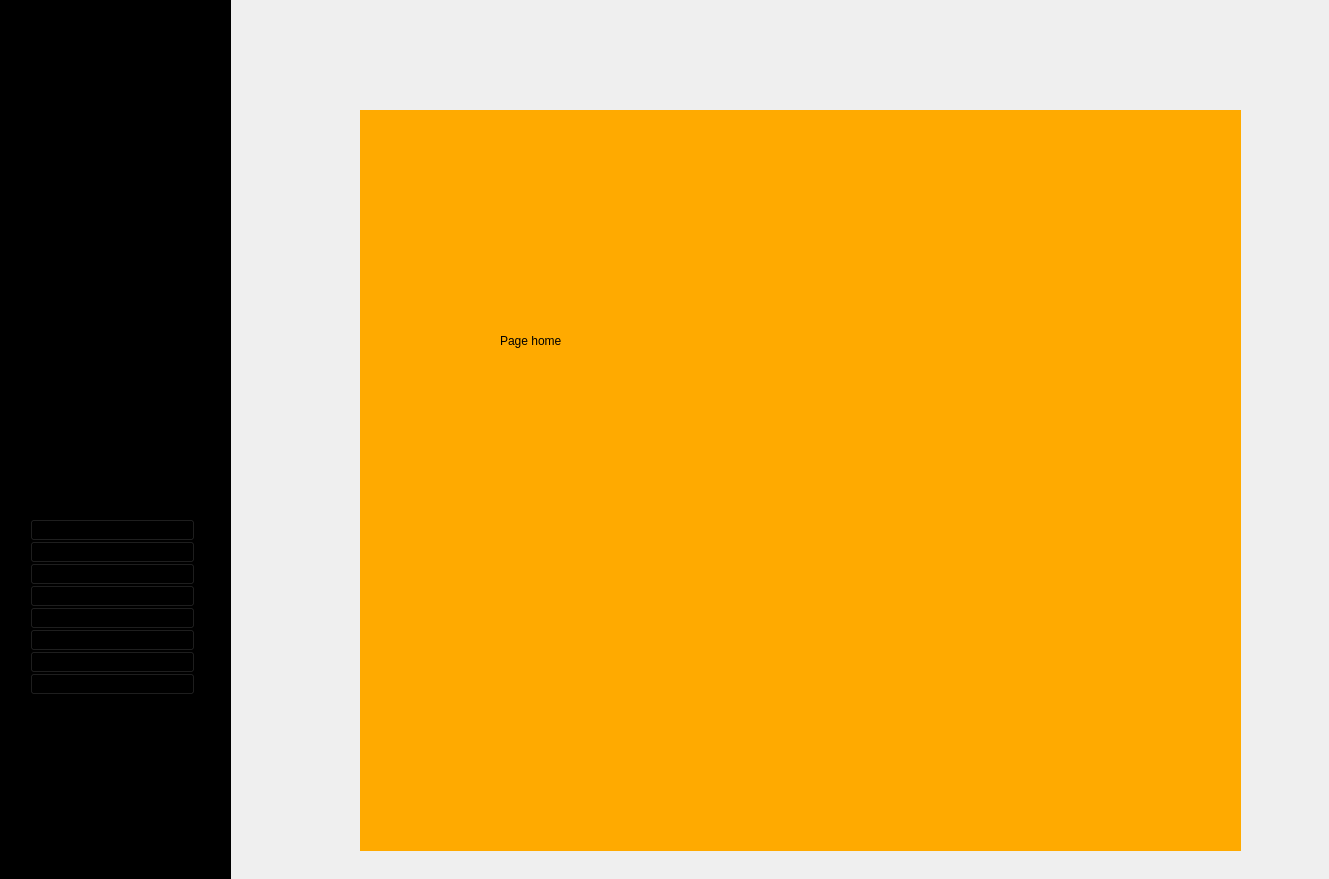
<?xml version="1.0" encoding="UTF-8"?>
<ui version="4.0">
 <class>MainWindow</class>
 <widget class="QMainWindow" name="MainWindow">
  <property name="geometry">
   <rect>
    <x>0</x>
    <y>0</y>
    <width>1329</width>
    <height>879</height>
   </rect>
  </property>
  <property name="windowTitle">
   <string>MainWindow</string>
  </property>
  <widget class="QWidget" name="centralwidget">
   <widget class="QWidget" name="icons" native="true">
    <property name="geometry">
     <rect>
      <x>0</x>
      <y>0</y>
      <width>231</width>
      <height>881</height>
     </rect>
    </property>
    <property name="styleSheet">
     <string notr="true">QWidget{
	background-color: rgb(0, 0, 0);
}</string>
    </property>
    <widget class="QWidget" name="layoutWidget">
     <property name="geometry">
      <rect>
       <x>30</x>
       <y>110</y>
       <width>175</width>
       <height>1426</height>
      </rect>
     </property>
     <layout class="QVBoxLayout" name="verticalLayout_2">
      <property name="spacing">
       <number>0</number>
      </property>
      <property name="rightMargin">
       <number>10</number>
      </property>
      <item>
       <layout class="QVBoxLayout" name="verticalLayout">
        <property name="spacing">
         <number>0</number>
        </property>
        <item>
         <widget class="QPushButton" name="btn_home">
          <property name="autoFillBackground">
           <bool>false</bool>
          </property>
          <property name="text">
           <string/>
          </property>
          <property name="icon">
           <iconset>
            <normaloff>../res/home3.png</normaloff>../res/home3.png</iconset>
          </property>
          <property name="iconSize">
           <size>
            <width>150</width>
            <height>150</height>
           </size>
          </property>
         </widget>
        </item>
        <item>
         <widget class="QPushButton" name="btn_users">
          <property name="autoFillBackground">
           <bool>false</bool>
          </property>
          <property name="text">
           <string/>
          </property>
          <property name="icon">
           <iconset>
            <normaloff>../res/users4.jpg</normaloff>../res/users4.jpg</iconset>
          </property>
          <property name="iconSize">
           <size>
            <width>150</width>
            <height>150</height>
           </size>
          </property>
         </widget>
        </item>
        <item>
         <widget class="QPushButton" name="btn_querys">
          <property name="autoFillBackground">
           <bool>false</bool>
          </property>
          <property name="text">
           <string/>
          </property>
          <property name="icon">
           <iconset>
            <normaloff>../res/querys3.png</normaloff>../res/querys3.png</iconset>
          </property>
          <property name="iconSize">
           <size>
            <width>150</width>
            <height>150</height>
           </size>
          </property>
         </widget>
        </item>
        <item>
         <widget class="QPushButton" name="btn_restaurants">
          <property name="autoFillBackground">
           <bool>false</bool>
          </property>
          <property name="text">
           <string/>
          </property>
          <property name="icon">
           <iconset>
            <normaloff>../res/restaurants4.png</normaloff>../res/restaurants4.png</iconset>
          </property>
          <property name="iconSize">
           <size>
            <width>150</width>
            <height>150</height>
           </size>
          </property>
         </widget>
        </item>
        <item>
         <widget class="QPushButton" name="btn_dishes">
          <property name="autoFillBackground">
           <bool>false</bool>
          </property>
          <property name="text">
           <string/>
          </property>
          <property name="icon">
           <iconset>
            <normaloff>../res/dish3.png</normaloff>../res/dish3.png</iconset>
          </property>
          <property name="iconSize">
           <size>
            <width>150</width>
            <height>150</height>
           </size>
          </property>
         </widget>
        </item>
        <item>
         <widget class="QPushButton" name="btn_delivery">
          <property name="autoFillBackground">
           <bool>false</bool>
          </property>
          <property name="text">
           <string/>
          </property>
          <property name="icon">
           <iconset>
            <normaloff>../res/delivery3.png</normaloff>../res/delivery3.png</iconset>
          </property>
          <property name="iconSize">
           <size>
            <width>150</width>
            <height>150</height>
           </size>
          </property>
         </widget>
        </item>
        <item>
         <widget class="QPushButton" name="btn_orders">
          <property name="autoFillBackground">
           <bool>false</bool>
          </property>
          <property name="text">
           <string/>
          </property>
          <property name="icon">
           <iconset>
            <normaloff>../res/orders3.png</normaloff>../res/orders3.png</iconset>
          </property>
          <property name="iconSize">
           <size>
            <width>150</width>
            <height>150</height>
           </size>
          </property>
         </widget>
        </item>
        <item>
         <widget class="QPushButton" name="btn_orderDetails">
          <property name="autoFillBackground">
           <bool>false</bool>
          </property>
          <property name="text">
           <string/>
          </property>
          <property name="icon">
           <iconset>
            <normaloff>../res/orderDetails3.png</normaloff>../res/orderDetails3.png</iconset>
          </property>
          <property name="iconSize">
           <size>
            <width>150</width>
            <height>150</height>
           </size>
          </property>
         </widget>
        </item>
       </layout>
      </item>
      <item>
       <widget class="QPushButton" name="btn_exit">
        <property name="autoFillBackground">
         <bool>false</bool>
        </property>
        <property name="text">
         <string/>
        </property>
        <property name="icon">
         <iconset>
          <normaloff>../res/exit.jpg</normaloff>../res/exit.jpg</iconset>
        </property>
        <property name="iconSize">
         <size>
          <width>150</width>
          <height>150</height>
         </size>
        </property>
       </widget>
      </item>
     </layout>
    </widget>
    <widget class="QLabel" name="label">
     <property name="geometry">
      <rect>
       <x>60</x>
       <y>10</y>
       <width>101</width>
       <height>71</height>
      </rect>
     </property>
     <property name="text">
      <string/>
     </property>
     <property name="pixmap">
      <pixmap>../res/logo3.png</pixmap>
     </property>
    </widget>
   </widget>
   <widget class="QWidget" name="main_screen" native="true">
    <property name="geometry">
     <rect>
      <x>360</x>
      <y>110</y>
      <width>881</width>
      <height>741</height>
     </rect>
    </property>
    <property name="styleSheet">
     <string notr="true">background-color: rgb(255, 170, 0);</string>
    </property>
    <widget class="QStackedWidget" name="stackedWidget">
     <property name="geometry">
      <rect>
       <x>30</x>
       <y>20</y>
       <width>841</width>
       <height>701</height>
      </rect>
     </property>
     <property name="currentIndex">
      <number>0</number>
     </property>
     <widget class="QWidget" name="page_home">
      <widget class="QLabel" name="label_2">
       <property name="geometry">
        <rect>
         <x>110</x>
         <y>150</y>
         <width>251</width>
         <height>121</height>
        </rect>
       </property>
       <property name="text">
        <string>Page home</string>
       </property>
      </widget>
     </widget>
     <widget class="QWidget" name="page_consultas">
      <widget class="QLabel" name="users_tittle_2">
       <property name="geometry">
        <rect>
         <x>20</x>
         <y>0</y>
         <width>141</width>
         <height>51</height>
        </rect>
       </property>
       <property name="font">
        <font>
         <family>Segoe UI</family>
         <pointsize>30</pointsize>
         <bold>true</bold>
        </font>
       </property>
       <property name="text">
        <string>Querys</string>
       </property>
      </widget>
      <widget class="QLabel" name="users_management_2">
       <property name="geometry">
        <rect>
         <x>30</x>
         <y>60</y>
         <width>221</width>
         <height>21</height>
        </rect>
       </property>
       <property name="font">
        <font>
         <family>Segoe UI</family>
         <pointsize>13</pointsize>
        </font>
       </property>
       <property name="text">
        <string>Query Area</string>
       </property>
      </widget>
     </widget>
     <widget class="QWidget" name="page_usuarios">
      <widget class="QTableWidget" name="tabla_users">
       <property name="geometry">
        <rect>
         <x>20</x>
         <y>160</y>
         <width>781</width>
         <height>531</height>
        </rect>
       </property>
       <property name="styleSheet">
        <string notr="true">QHeaderView::section{
	font-weight: bold;
	background-color: black;
	color: white;
}

QTableWidget{
	alternate-background-color: #B0EDFB;
	background-color: #F4F9FA;
}</string>
       </property>
       <property name="alternatingRowColors">
        <bool>true</bool>
       </property>
       <property name="textElideMode">
        <enum>Qt::TextElideMode::ElideMiddle</enum>
       </property>
       <property name="columnCount">
        <number>7</number>
       </property>
       <attribute name="horizontalHeaderVisible">
        <bool>true</bool>
       </attribute>
       <attribute name="horizontalHeaderCascadingSectionResizes">
        <bool>false</bool>
       </attribute>
       <attribute name="horizontalHeaderDefaultSectionSize">
        <number>80</number>
       </attribute>
       <attribute name="horizontalHeaderShowSortIndicator" stdset="0">
        <bool>false</bool>
       </attribute>
       <attribute name="horizontalHeaderStretchLastSection">
        <bool>true</bool>
       </attribute>
       <attribute name="verticalHeaderVisible">
        <bool>false</bool>
       </attribute>
       <attribute name="verticalHeaderCascadingSectionResizes">
        <bool>false</bool>
       </attribute>
       <attribute name="verticalHeaderStretchLastSection">
        <bool>false</bool>
       </attribute>
       <column>
        <property name="text">
         <string>Id</string>
        </property>
       </column>
       <column>
        <property name="text">
         <string>Username</string>
        </property>
       </column>
       <column>
        <property name="text">
         <string>Email</string>
        </property>
       </column>
       <column>
        <property name="text">
         <string>Address</string>
        </property>
       </column>
       <column>
        <property name="text">
         <string>Phone</string>
        </property>
       </column>
       <column>
        <property name="text">
         <string>CreationDate</string>
        </property>
       </column>
       <column>
        <property name="text">
         <string>Items</string>
        </property>
       </column>
      </widget>
      <widget class="QLineEdit" name="lineEdit_search_email">
       <property name="geometry">
        <rect>
         <x>530</x>
         <y>100</y>
         <width>271</width>
         <height>35</height>
        </rect>
       </property>
       <property name="minimumSize">
        <size>
         <width>0</width>
         <height>35</height>
        </size>
       </property>
       <property name="maximumSize">
        <size>
         <width>16777215</width>
         <height>35</height>
        </size>
       </property>
       <property name="styleSheet">
        <string notr="true">QLineEdit{
	padding-left: 10px;
	border: 1px solid gray;
	border-radius: 10px;
}
</string>
       </property>
       <property name="placeholderText">
        <string>Search by username or email...</string>
       </property>
      </widget>
      <widget class="QLabel" name="users_management">
       <property name="geometry">
        <rect>
         <x>20</x>
         <y>50</y>
         <width>221</width>
         <height>41</height>
        </rect>
       </property>
       <property name="font">
        <font>
         <family>Segoe UI</family>
         <pointsize>13</pointsize>
        </font>
       </property>
       <property name="text">
        <string>Users management area</string>
       </property>
      </widget>
      <widget class="QLabel" name="users_tittle">
       <property name="geometry">
        <rect>
         <x>20</x>
         <y>0</y>
         <width>121</width>
         <height>51</height>
        </rect>
       </property>
       <property name="font">
        <font>
         <family>Segoe UI</family>
         <pointsize>30</pointsize>
         <bold>true</bold>
        </font>
       </property>
       <property name="text">
        <string>Users</string>
       </property>
      </widget>
      <widget class="QWidget" name="layoutWidget">
       <property name="geometry">
        <rect>
         <x>20</x>
         <y>100</y>
         <width>271</width>
         <height>42</height>
        </rect>
       </property>
       <layout class="QHBoxLayout" name="horizontalLayout_2">
        <property name="spacing">
         <number>10</number>
        </property>
        <item>
         <widget class="QPushButton" name="btn_addUser_2">
          <property name="minimumSize">
           <size>
            <width>0</width>
            <height>40</height>
           </size>
          </property>
          <property name="styleSheet">
           <string notr="true">QPushButton{
	
	background-color: rgb(0, 0, 0);
	color: white;
	border: none;
	border-radius: 8px;
	font-weight: bold;
	font-size: 15px
}

QPushButton:hover {
    background-color: rgb(50, 50, 50);
    cursor: pointer; 
}</string>
          </property>
          <property name="text">
           <string>Add User</string>
          </property>
         </widget>
        </item>
        <item>
         <widget class="QPushButton" name="btn_exportToPDF">
          <property name="minimumSize">
           <size>
            <width>0</width>
            <height>40</height>
           </size>
          </property>
          <property name="styleSheet">
           <string notr="true">QPushButton{
	
	background-color: rgb(218, 29, 29);
	color: white;
	border: none;
	border-radius: 8px;
	font-weight: bold;
	font-size: 15px;
}

QPushButton:hover {
    background-color: rgb(255, 56, 56); 
    cursor: pointer; 
}</string>
          </property>
          <property name="text">
           <string>Export to PDF</string>
          </property>
         </widget>
        </item>
       </layout>
      </widget>
     </widget>
     <widget class="QWidget" name="page_restaurantes">
      <widget class="QTableWidget" name="tabla_restaurants">
       <property name="geometry">
        <rect>
         <x>20</x>
         <y>160</y>
         <width>781</width>
         <height>531</height>
        </rect>
       </property>
       <property name="styleSheet">
        <string notr="true">QHeaderView::section{
	font-weight: bold;
	background-color: black;
	color: white;
}

QTableWidget{
	alternate-background-color: #B0EDFB;
	background-color: #F4F9FA;
}</string>
       </property>
       <property name="alternatingRowColors">
        <bool>true</bool>
       </property>
       <property name="textElideMode">
        <enum>Qt::TextElideMode::ElideMiddle</enum>
       </property>
       <property name="columnCount">
        <number>8</number>
       </property>
       <attribute name="horizontalHeaderVisible">
        <bool>true</bool>
       </attribute>
       <attribute name="horizontalHeaderCascadingSectionResizes">
        <bool>false</bool>
       </attribute>
       <attribute name="horizontalHeaderDefaultSectionSize">
        <number>80</number>
       </attribute>
       <attribute name="horizontalHeaderShowSortIndicator" stdset="0">
        <bool>false</bool>
       </attribute>
       <attribute name="horizontalHeaderStretchLastSection">
        <bool>true</bool>
       </attribute>
       <attribute name="verticalHeaderVisible">
        <bool>false</bool>
       </attribute>
       <attribute name="verticalHeaderCascadingSectionResizes">
        <bool>false</bool>
       </attribute>
       <attribute name="verticalHeaderStretchLastSection">
        <bool>false</bool>
       </attribute>
       <column>
        <property name="text">
         <string>Id</string>
        </property>
       </column>
       <column>
        <property name="text">
         <string>Name</string>
        </property>
       </column>
       <column>
        <property name="text">
         <string>Address</string>
        </property>
       </column>
       <column>
        <property name="text">
         <string>Category</string>
        </property>
       </column>
       <column>
        <property name="text">
         <string>Phone</string>
        </property>
       </column>
       <column>
        <property name="text">
         <string>Schedule</string>
        </property>
       </column>
       <column>
        <property name="text">
         <string>Qualification</string>
        </property>
       </column>
       <column>
        <property name="text">
         <string>Items</string>
        </property>
       </column>
      </widget>
      <widget class="QLineEdit" name="lineEdit_searchByNameCategoryTlfn">
       <property name="geometry">
        <rect>
         <x>530</x>
         <y>100</y>
         <width>271</width>
         <height>35</height>
        </rect>
       </property>
       <property name="minimumSize">
        <size>
         <width>0</width>
         <height>35</height>
        </size>
       </property>
       <property name="maximumSize">
        <size>
         <width>16777215</width>
         <height>35</height>
        </size>
       </property>
       <property name="styleSheet">
        <string notr="true">QLineEdit{
	padding-left: 10px;
	border: 1px solid gray;
	border-radius: 10px;
}
</string>
       </property>
       <property name="placeholderText">
        <string>Search by name, phone, category...</string>
       </property>
      </widget>
      <widget class="QLabel" name="restaurant_management">
       <property name="geometry">
        <rect>
         <x>20</x>
         <y>50</y>
         <width>261</width>
         <height>41</height>
        </rect>
       </property>
       <property name="font">
        <font>
         <pointsize>13</pointsize>
        </font>
       </property>
       <property name="text">
        <string>Restaurants management area</string>
       </property>
      </widget>
      <widget class="QWidget" name="layoutWidget_2">
       <property name="geometry">
        <rect>
         <x>20</x>
         <y>100</y>
         <width>271</width>
         <height>42</height>
        </rect>
       </property>
       <layout class="QHBoxLayout" name="horizontalLayout_6">
        <property name="spacing">
         <number>10</number>
        </property>
        <item>
         <widget class="QPushButton" name="btn_addRestaurant">
          <property name="minimumSize">
           <size>
            <width>0</width>
            <height>40</height>
           </size>
          </property>
          <property name="styleSheet">
           <string notr="true">QPushButton{
	
	background-color: rgb(0, 0, 0);
	color: white;
	border: none;
	border-radius: 8px;
	font-weight: bold;
	font-size: 15px
}

QPushButton:hover {
    background-color: rgb(50, 50, 50);
    cursor: pointer; 
}</string>
          </property>
          <property name="text">
           <string>Add Restaurant</string>
          </property>
         </widget>
        </item>
        <item>
         <widget class="QPushButton" name="btn_exportToPDF_5">
          <property name="minimumSize">
           <size>
            <width>0</width>
            <height>40</height>
           </size>
          </property>
          <property name="styleSheet">
           <string notr="true">QPushButton{
	
	background-color: rgb(218, 29, 29);
	color: white;
	border: none;
	border-radius: 8px;
	font-weight: bold;
	font-size: 15px;
}

QPushButton:hover {
    background-color: rgb(255, 56, 56); 
    cursor: pointer; 
}</string>
          </property>
          <property name="text">
           <string>Export to PDF</string>
          </property>
         </widget>
        </item>
       </layout>
      </widget>
      <widget class="QLabel" name="restaurant_tittle">
       <property name="geometry">
        <rect>
         <x>20</x>
         <y>0</y>
         <width>241</width>
         <height>51</height>
        </rect>
       </property>
       <property name="font">
        <font>
         <pointsize>30</pointsize>
         <bold>true</bold>
        </font>
       </property>
       <property name="text">
        <string>Restaurants</string>
       </property>
      </widget>
     </widget>
     <widget class="QWidget" name="page_platos">
      <widget class="QTableWidget" name="tabla_plates">
       <property name="geometry">
        <rect>
         <x>20</x>
         <y>160</y>
         <width>781</width>
         <height>531</height>
        </rect>
       </property>
       <property name="styleSheet">
        <string notr="true">QHeaderView::section{
	font-weight: bold;
	background-color: black;
	color: white;
}

QTableWidget{
	alternate-background-color: #B0EDFB;
	background-color: #F4F9FA;
}</string>
       </property>
       <property name="alternatingRowColors">
        <bool>true</bool>
       </property>
       <property name="textElideMode">
        <enum>Qt::TextElideMode::ElideMiddle</enum>
       </property>
       <property name="columnCount">
        <number>6</number>
       </property>
       <attribute name="horizontalHeaderVisible">
        <bool>true</bool>
       </attribute>
       <attribute name="horizontalHeaderCascadingSectionResizes">
        <bool>false</bool>
       </attribute>
       <attribute name="horizontalHeaderDefaultSectionSize">
        <number>106</number>
       </attribute>
       <attribute name="horizontalHeaderShowSortIndicator" stdset="0">
        <bool>false</bool>
       </attribute>
       <attribute name="horizontalHeaderStretchLastSection">
        <bool>true</bool>
       </attribute>
       <attribute name="verticalHeaderVisible">
        <bool>false</bool>
       </attribute>
       <attribute name="verticalHeaderCascadingSectionResizes">
        <bool>false</bool>
       </attribute>
       <attribute name="verticalHeaderStretchLastSection">
        <bool>false</bool>
       </attribute>
       <column>
        <property name="text">
         <string>Id</string>
        </property>
       </column>
       <column>
        <property name="text">
         <string>Name</string>
        </property>
       </column>
       <column>
        <property name="text">
         <string>Price</string>
        </property>
       </column>
       <column>
        <property name="text">
         <string>Description</string>
        </property>
       </column>
       <column>
        <property name="text">
         <string>Restaurant ID</string>
        </property>
       </column>
       <column>
        <property name="text">
         <string>Items</string>
        </property>
       </column>
      </widget>
      <widget class="QLineEdit" name="lineEdit_searchByNameDescription">
       <property name="geometry">
        <rect>
         <x>530</x>
         <y>100</y>
         <width>271</width>
         <height>35</height>
        </rect>
       </property>
       <property name="minimumSize">
        <size>
         <width>0</width>
         <height>35</height>
        </size>
       </property>
       <property name="maximumSize">
        <size>
         <width>16777215</width>
         <height>35</height>
        </size>
       </property>
       <property name="styleSheet">
        <string notr="true">QLineEdit{
	padding-left: 10px;
	border: 1px solid gray;
	border-radius: 10px;
}
</string>
       </property>
       <property name="placeholderText">
        <string>Search by name, description ...</string>
       </property>
      </widget>
      <widget class="QLabel" name="plates_tittle">
       <property name="geometry">
        <rect>
         <x>20</x>
         <y>0</y>
         <width>241</width>
         <height>51</height>
        </rect>
       </property>
       <property name="font">
        <font>
         <pointsize>30</pointsize>
         <bold>true</bold>
        </font>
       </property>
       <property name="text">
        <string>Plates</string>
       </property>
      </widget>
      <widget class="QWidget" name="layoutWidget_3">
       <property name="geometry">
        <rect>
         <x>20</x>
         <y>100</y>
         <width>271</width>
         <height>42</height>
        </rect>
       </property>
       <layout class="QHBoxLayout" name="horizontalLayout_7">
        <property name="spacing">
         <number>10</number>
        </property>
        <item>
         <widget class="QPushButton" name="btn_addPlate">
          <property name="minimumSize">
           <size>
            <width>0</width>
            <height>40</height>
           </size>
          </property>
          <property name="styleSheet">
           <string notr="true">QPushButton{
	
	background-color: rgb(0, 0, 0);
	color: white;
	border: none;
	border-radius: 8px;
	font-weight: bold;
	font-size: 15px
}

QPushButton:hover {
    background-color: rgb(50, 50, 50);
    cursor: pointer; 
}</string>
          </property>
          <property name="text">
           <string>Add Plate</string>
          </property>
         </widget>
        </item>
        <item>
         <widget class="QPushButton" name="btn_exportToPDF_2">
          <property name="minimumSize">
           <size>
            <width>0</width>
            <height>40</height>
           </size>
          </property>
          <property name="styleSheet">
           <string notr="true">QPushButton{
	
	background-color: rgb(218, 29, 29);
	color: white;
	border: none;
	border-radius: 8px;
	font-weight: bold;
	font-size: 15px;
}

QPushButton:hover {
    background-color: rgb(255, 56, 56); 
    cursor: pointer; 
}</string>
          </property>
          <property name="text">
           <string>Export to PDF</string>
          </property>
         </widget>
        </item>
       </layout>
      </widget>
      <widget class="QLabel" name="plates_management">
       <property name="geometry">
        <rect>
         <x>20</x>
         <y>50</y>
         <width>261</width>
         <height>41</height>
        </rect>
       </property>
       <property name="font">
        <font>
         <pointsize>13</pointsize>
        </font>
       </property>
       <property name="text">
        <string>Plates management area</string>
       </property>
      </widget>
     </widget>
     <widget class="QWidget" name="page_pedidos">
      <widget class="QTableWidget" name="tabla_orders">
       <property name="geometry">
        <rect>
         <x>20</x>
         <y>160</y>
         <width>781</width>
         <height>531</height>
        </rect>
       </property>
       <property name="styleSheet">
        <string notr="true">QHeaderView::section{
	font-weight: bold;
	background-color: black;
	color: white;
}

QTableWidget{
	alternate-background-color: #B0EDFB;
	background-color: #F4F9FA;
}</string>
       </property>
       <property name="alternatingRowColors">
        <bool>true</bool>
       </property>
       <property name="textElideMode">
        <enum>Qt::TextElideMode::ElideMiddle</enum>
       </property>
       <property name="columnCount">
        <number>5</number>
       </property>
       <attribute name="horizontalHeaderVisible">
        <bool>true</bool>
       </attribute>
       <attribute name="horizontalHeaderCascadingSectionResizes">
        <bool>false</bool>
       </attribute>
       <attribute name="horizontalHeaderDefaultSectionSize">
        <number>149</number>
       </attribute>
       <attribute name="horizontalHeaderShowSortIndicator" stdset="0">
        <bool>false</bool>
       </attribute>
       <attribute name="horizontalHeaderStretchLastSection">
        <bool>true</bool>
       </attribute>
       <attribute name="verticalHeaderVisible">
        <bool>false</bool>
       </attribute>
       <attribute name="verticalHeaderCascadingSectionResizes">
        <bool>false</bool>
       </attribute>
       <attribute name="verticalHeaderStretchLastSection">
        <bool>false</bool>
       </attribute>
       <column>
        <property name="text">
         <string>Id</string>
        </property>
       </column>
       <column>
        <property name="text">
         <string>User ID</string>
        </property>
       </column>
       <column>
        <property name="text">
         <string>Restaurant ID</string>
        </property>
       </column>
       <column>
        <property name="text">
         <string>State</string>
        </property>
       </column>
       <column>
        <property name="text">
         <string>Items</string>
        </property>
       </column>
      </widget>
      <widget class="QLineEdit" name="lineEdit_searchByUserID">
       <property name="geometry">
        <rect>
         <x>530</x>
         <y>100</y>
         <width>271</width>
         <height>35</height>
        </rect>
       </property>
       <property name="minimumSize">
        <size>
         <width>0</width>
         <height>35</height>
        </size>
       </property>
       <property name="maximumSize">
        <size>
         <width>16777215</width>
         <height>35</height>
        </size>
       </property>
       <property name="styleSheet">
        <string notr="true">QLineEdit{
	padding-left: 10px;
	border: 1px solid gray;
	border-radius: 10px;
}
</string>
       </property>
       <property name="text">
        <string/>
       </property>
       <property name="placeholderText">
        <string>Search by UserID ...</string>
       </property>
      </widget>
      <widget class="QLabel" name="plates_management_2">
       <property name="geometry">
        <rect>
         <x>20</x>
         <y>50</y>
         <width>261</width>
         <height>41</height>
        </rect>
       </property>
       <property name="font">
        <font>
         <pointsize>13</pointsize>
        </font>
       </property>
       <property name="text">
        <string>Orders management area</string>
       </property>
      </widget>
      <widget class="QLabel" name="plates_tittle_2">
       <property name="geometry">
        <rect>
         <x>20</x>
         <y>0</y>
         <width>241</width>
         <height>51</height>
        </rect>
       </property>
       <property name="font">
        <font>
         <pointsize>30</pointsize>
         <bold>true</bold>
        </font>
       </property>
       <property name="text">
        <string>Orders</string>
       </property>
      </widget>
      <widget class="QWidget" name="layoutWidget_4">
       <property name="geometry">
        <rect>
         <x>20</x>
         <y>100</y>
         <width>271</width>
         <height>42</height>
        </rect>
       </property>
       <layout class="QHBoxLayout" name="horizontalLayout_8">
        <property name="spacing">
         <number>10</number>
        </property>
        <item>
         <widget class="QPushButton" name="btn_addOrder">
          <property name="minimumSize">
           <size>
            <width>0</width>
            <height>40</height>
           </size>
          </property>
          <property name="styleSheet">
           <string notr="true">QPushButton{
	
	background-color: rgb(0, 0, 0);
	color: white;
	border: none;
	border-radius: 8px;
	font-weight: bold;
	font-size: 15px
}

QPushButton:hover {
    background-color: rgb(50, 50, 50);
    cursor: pointer; 
}</string>
          </property>
          <property name="text">
           <string>Add Order</string>
          </property>
         </widget>
        </item>
        <item>
         <widget class="QPushButton" name="btn_exportToPDF_3">
          <property name="minimumSize">
           <size>
            <width>0</width>
            <height>40</height>
           </size>
          </property>
          <property name="styleSheet">
           <string notr="true">QPushButton{
	
	background-color: rgb(218, 29, 29);
	color: white;
	border: none;
	border-radius: 8px;
	font-weight: bold;
	font-size: 15px;
}

QPushButton:hover {
    background-color: rgb(255, 56, 56); 
    cursor: pointer; 
}</string>
          </property>
          <property name="text">
           <string>Export to PDF</string>
          </property>
         </widget>
        </item>
       </layout>
      </widget>
     </widget>
     <widget class="QWidget" name="page_detallesPedidos">
      <widget class="QLabel" name="plates_management_3">
       <property name="geometry">
        <rect>
         <x>20</x>
         <y>50</y>
         <width>261</width>
         <height>41</height>
        </rect>
       </property>
       <property name="font">
        <font>
         <pointsize>13</pointsize>
        </font>
       </property>
       <property name="text">
        <string>Orders details management area</string>
       </property>
      </widget>
      <widget class="QWidget" name="layoutWidget_5">
       <property name="geometry">
        <rect>
         <x>20</x>
         <y>100</y>
         <width>321</width>
         <height>42</height>
        </rect>
       </property>
       <layout class="QHBoxLayout" name="horizontalLayout_9">
        <property name="spacing">
         <number>10</number>
        </property>
        <item>
         <widget class="QPushButton" name="btn_addOrderDetails">
          <property name="minimumSize">
           <size>
            <width>0</width>
            <height>40</height>
           </size>
          </property>
          <property name="styleSheet">
           <string notr="true">QPushButton{
	
	background-color: rgb(0, 0, 0);
	color: white;
	border: none;
	border-radius: 8px;
	font-weight: bold;
	font-size: 15px
}

QPushButton:hover {
    background-color: rgb(50, 50, 50);
    cursor: pointer; 
}</string>
          </property>
          <property name="text">
           <string>Add Order Details</string>
          </property>
         </widget>
        </item>
        <item>
         <widget class="QPushButton" name="btn_exportToPDF_4">
          <property name="minimumSize">
           <size>
            <width>0</width>
            <height>40</height>
           </size>
          </property>
          <property name="styleSheet">
           <string notr="true">QPushButton{
	
	background-color: rgb(218, 29, 29);
	color: white;
	border: none;
	border-radius: 8px;
	font-weight: bold;
	font-size: 15px;
}

QPushButton:hover {
    background-color: rgb(255, 56, 56); 
    cursor: pointer; 
}</string>
          </property>
          <property name="text">
           <string>Export to PDF</string>
          </property>
         </widget>
        </item>
       </layout>
      </widget>
      <widget class="QLabel" name="plates_tittle_3">
       <property name="geometry">
        <rect>
         <x>20</x>
         <y>0</y>
         <width>281</width>
         <height>51</height>
        </rect>
       </property>
       <property name="font">
        <font>
         <pointsize>30</pointsize>
         <bold>true</bold>
        </font>
       </property>
       <property name="text">
        <string>Orders Details</string>
       </property>
      </widget>
      <widget class="QLineEdit" name="lineEdit_searchByOrderID">
       <property name="geometry">
        <rect>
         <x>530</x>
         <y>100</y>
         <width>271</width>
         <height>35</height>
        </rect>
       </property>
       <property name="minimumSize">
        <size>
         <width>0</width>
         <height>35</height>
        </size>
       </property>
       <property name="maximumSize">
        <size>
         <width>16777215</width>
         <height>35</height>
        </size>
       </property>
       <property name="styleSheet">
        <string notr="true">QLineEdit{
	padding-left: 10px;
	border: 1px solid gray;
	border-radius: 10px;
}
</string>
       </property>
       <property name="text">
        <string/>
       </property>
       <property name="placeholderText">
        <string>Search by OrderID ...</string>
       </property>
      </widget>
      <widget class="QTableWidget" name="tabla_ordersDetails">
       <property name="geometry">
        <rect>
         <x>20</x>
         <y>160</y>
         <width>781</width>
         <height>531</height>
        </rect>
       </property>
       <property name="styleSheet">
        <string notr="true">QHeaderView::section{
	font-weight: bold;
	background-color: black;
	color: white;
}

QTableWidget{
	alternate-background-color: #B0EDFB;
	background-color: #F4F9FA;
}</string>
       </property>
       <property name="alternatingRowColors">
        <bool>true</bool>
       </property>
       <property name="textElideMode">
        <enum>Qt::TextElideMode::ElideMiddle</enum>
       </property>
       <property name="columnCount">
        <number>5</number>
       </property>
       <attribute name="horizontalHeaderVisible">
        <bool>true</bool>
       </attribute>
       <attribute name="horizontalHeaderCascadingSectionResizes">
        <bool>false</bool>
       </attribute>
       <attribute name="horizontalHeaderDefaultSectionSize">
        <number>149</number>
       </attribute>
       <attribute name="horizontalHeaderShowSortIndicator" stdset="0">
        <bool>false</bool>
       </attribute>
       <attribute name="horizontalHeaderStretchLastSection">
        <bool>true</bool>
       </attribute>
       <attribute name="verticalHeaderVisible">
        <bool>false</bool>
       </attribute>
       <attribute name="verticalHeaderCascadingSectionResizes">
        <bool>false</bool>
       </attribute>
       <attribute name="verticalHeaderStretchLastSection">
        <bool>false</bool>
       </attribute>
       <column>
        <property name="text">
         <string>Id</string>
        </property>
       </column>
       <column>
        <property name="text">
         <string>Order ID</string>
        </property>
       </column>
       <column>
        <property name="text">
         <string>Plate ID</string>
        </property>
       </column>
       <column>
        <property name="text">
         <string>Amount</string>
        </property>
       </column>
       <column>
        <property name="text">
         <string>Items</string>
        </property>
       </column>
      </widget>
     </widget>
     <widget class="QWidget" name="page_repartidores">
      <widget class="QLabel" name="label_3">
       <property name="geometry">
        <rect>
         <x>20</x>
         <y>0</y>
         <width>311</width>
         <height>51</height>
        </rect>
       </property>
       <property name="font">
        <font>
         <pointsize>30</pointsize>
         <bold>true</bold>
        </font>
       </property>
       <property name="text">
        <string>Delivery People</string>
       </property>
      </widget>
      <widget class="QLabel" name="label_4">
       <property name="geometry">
        <rect>
         <x>20</x>
         <y>50</y>
         <width>281</width>
         <height>41</height>
        </rect>
       </property>
       <property name="font">
        <font>
         <pointsize>13</pointsize>
        </font>
       </property>
       <property name="text">
        <string>Delivery People management area</string>
       </property>
      </widget>
      <widget class="QTableWidget" name="tabla_delivery">
       <property name="geometry">
        <rect>
         <x>20</x>
         <y>160</y>
         <width>781</width>
         <height>531</height>
        </rect>
       </property>
       <property name="styleSheet">
        <string notr="true">QHeaderView::section{
	font-weight: bold;
	background-color: black;
	color: white;
}

QTableWidget{
	alternate-background-color: #B0EDFB;
	background-color: #F4F9FA;
}</string>
       </property>
       <property name="alternatingRowColors">
        <bool>true</bool>
       </property>
       <attribute name="horizontalHeaderVisible">
        <bool>true</bool>
       </attribute>
       <attribute name="horizontalHeaderCascadingSectionResizes">
        <bool>false</bool>
       </attribute>
       <attribute name="horizontalHeaderDefaultSectionSize">
        <number>110</number>
       </attribute>
       <attribute name="horizontalHeaderShowSortIndicator" stdset="0">
        <bool>false</bool>
       </attribute>
       <attribute name="horizontalHeaderStretchLastSection">
        <bool>true</bool>
       </attribute>
       <attribute name="verticalHeaderVisible">
        <bool>false</bool>
       </attribute>
       <attribute name="verticalHeaderCascadingSectionResizes">
        <bool>false</bool>
       </attribute>
       <attribute name="verticalHeaderStretchLastSection">
        <bool>false</bool>
       </attribute>
       <column>
        <property name="text">
         <string>Id</string>
        </property>
       </column>
       <column>
        <property name="text">
         <string>NIF</string>
        </property>
       </column>
       <column>
        <property name="text">
         <string>Name</string>
        </property>
       </column>
       <column>
        <property name="text">
         <string>Order ID</string>
        </property>
       </column>
       <column>
        <property name="text">
         <string>Vehicle</string>
        </property>
       </column>
       <column>
        <property name="text">
         <string>Items</string>
        </property>
       </column>
      </widget>
      <widget class="QLineEdit" name="lineEdit_searchBy">
       <property name="geometry">
        <rect>
         <x>530</x>
         <y>100</y>
         <width>271</width>
         <height>35</height>
        </rect>
       </property>
       <property name="minimumSize">
        <size>
         <width>0</width>
         <height>35</height>
        </size>
       </property>
       <property name="maximumSize">
        <size>
         <width>16777215</width>
         <height>35</height>
        </size>
       </property>
       <property name="styleSheet">
        <string notr="true">QLineEdit{
	padding-left: 10px;
	border: 1px solid gray;
	border-radius: 10px;
}
</string>
       </property>
       <property name="placeholderText">
        <string>Search by NIF, name ...</string>
       </property>
      </widget>
      <widget class="QWidget" name="layoutWidget_6">
       <property name="geometry">
        <rect>
         <x>20</x>
         <y>100</y>
         <width>271</width>
         <height>42</height>
        </rect>
       </property>
       <layout class="QHBoxLayout" name="horizontalLayout">
        <property name="spacing">
         <number>10</number>
        </property>
        <item>
         <widget class="QPushButton" name="btn_addDelivery">
          <property name="minimumSize">
           <size>
            <width>0</width>
            <height>40</height>
           </size>
          </property>
          <property name="styleSheet">
           <string notr="true">QPushButton{
	
	background-color: rgb(0, 0, 0);
	color: white;
	border: none;
	border-radius: 8px;
	font-weight: bold;
	font-size: 15px
}

QPushButton:hover {
    background-color: rgb(50, 50, 50);
    cursor: pointer; 
}</string>
          </property>
          <property name="text">
           <string>Add Delivery</string>
          </property>
         </widget>
        </item>
        <item>
         <widget class="QPushButton" name="btn_exportPDF">
          <property name="minimumSize">
           <size>
            <width>0</width>
            <height>40</height>
           </size>
          </property>
          <property name="styleSheet">
           <string notr="true">QPushButton{
	
	background-color: rgb(218, 29, 29);
	color: white;
	border: none;
	border-radius: 8px;
	font-weight: bold;
	font-size: 15px;
}

QPushButton:hover {
    background-color: rgb(255, 56, 56); 
    cursor: pointer; 
}</string>
          </property>
          <property name="text">
           <string>Export to PDF</string>
          </property>
         </widget>
        </item>
       </layout>
      </widget>
     </widget>
    </widget>
   </widget>
   <widget class="QWidget" name="header" native="true">
    <property name="geometry">
     <rect>
      <x>360</x>
      <y>10</y>
      <width>881</width>
      <height>81</height>
     </rect>
    </property>
   </widget>
  </widget>
 </widget>
 <resources/>
 <connections/>
</ui>
